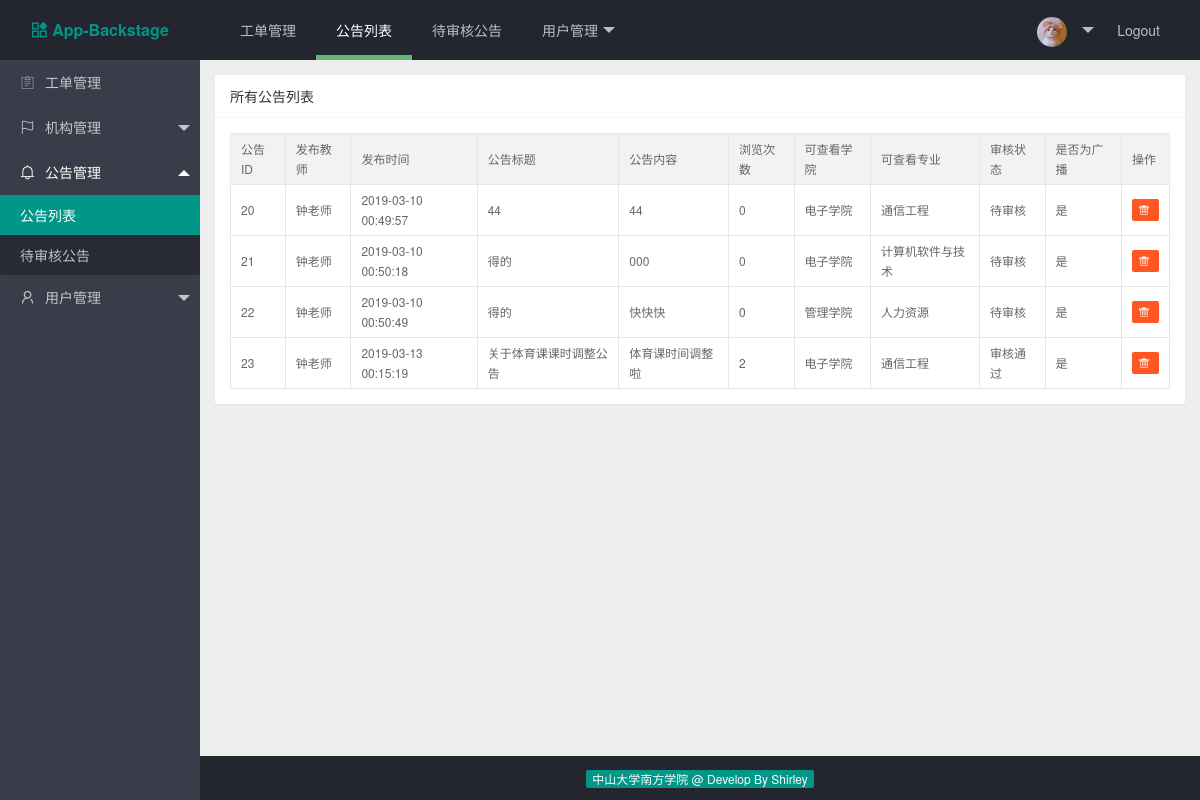
Page /index.php/web/nt_mgt/notice_list on the earlier database version.
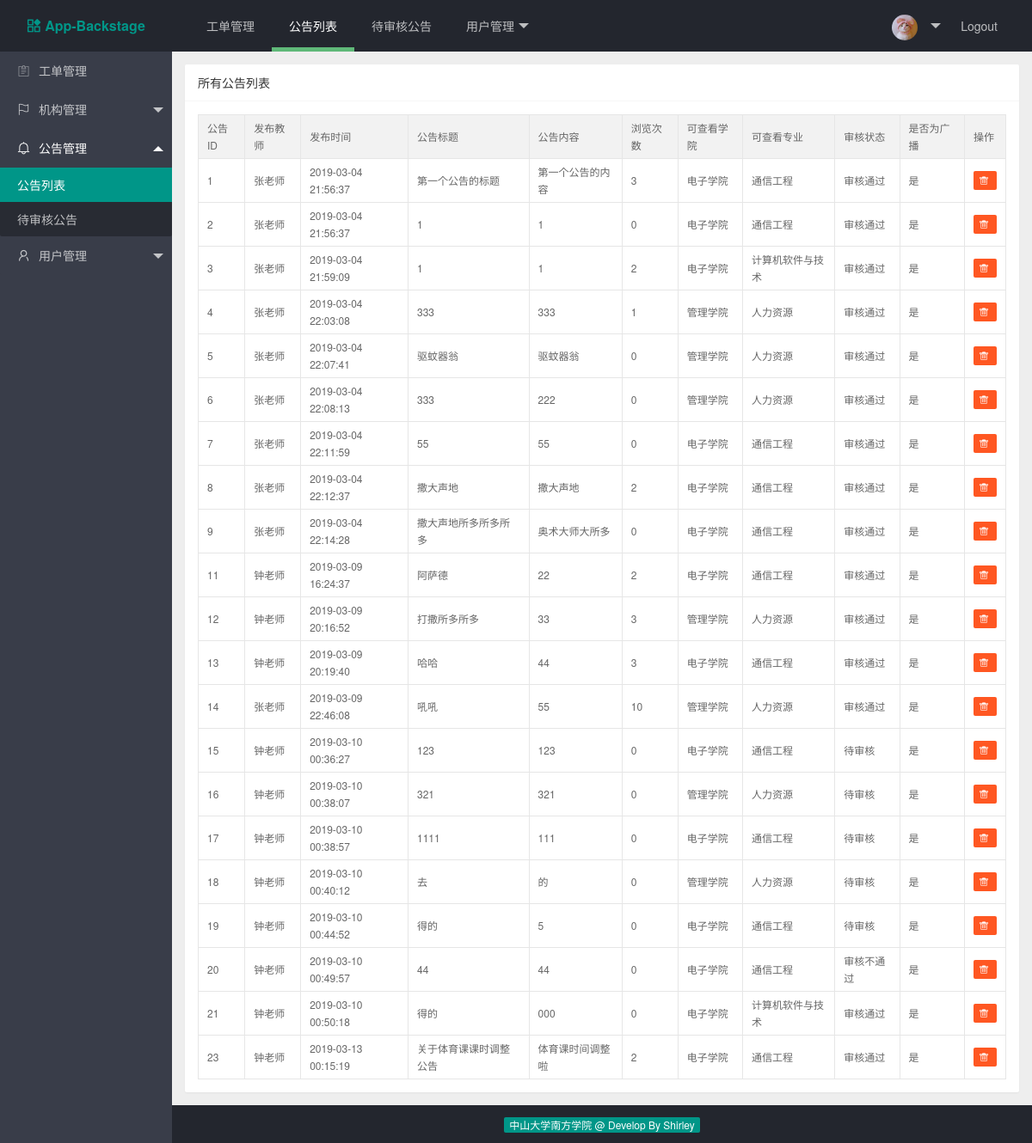
Same page on the later database version.
### tables this page shows
CREATE TABLE IF NOT EXISTS `notice_tb` (
  `notice_id` int(11) NOT NULL AUTO_INCREMENT COMMENT '公告ID',
  `notice_tea_id` int(11) NOT NULL COMMENT '发布公告教师的ID',
  `notice_time` datetime NOT NULL COMMENT '发布公告的时间',
  `notice_title` varchar(200) NOT NULL DEFAULT '0' COMMENT '公告标题',
  `notice_content` text NOT NULL COMMENT '公告内容',
  `notice_read_times` int(11) NOT NULL DEFAULT '0' COMMENT '公告被浏览次数',
  `college_id` int(11) NOT NULL COMMENT '可查看的学院ID',
  `major_id` int(11) NOT NULL COMMENT '可查看的专业ID',
  `notice_pass_review` int(11) NOT NULL COMMENT '是否通过审核',
  `notice_is_all` int(11) DEFAULT NULL COMMENT '是否发送至全校',
  PRIMARY KEY (`notice_id`)
);

CREATE TABLE IF NOT EXISTS `tea_user_tb` (
  `tea_id` bigint(20) NOT NULL AUTO_INCREMENT COMMENT '教师用户ID',
  `role_id` int(11) NOT NULL DEFAULT '0' COMMENT '角色ID',
  `tea_account` varchar(50) NOT NULL DEFAULT '0' COMMENT '工号，为登录账号',
  `tea_password` varchar(50) NOT NULL DEFAULT '0' COMMENT '登录密码',
  `tea_name` varchar(50) NOT NULL DEFAULT '0' COMMENT '教师姓名',
  `tea_spell` varchar(50) NOT NULL DEFAULT '0' COMMENT '姓名拼音',
  `tea_sex` varchar(50) NOT NULL DEFAULT '0' COMMENT '教师性别',
  `college_id` int(11) DEFAULT NULL COMMENT '学院ID',
  `major_id` int(11) DEFAULT NULL COMMENT '专业ID',
  `tea_phone` varchar(50) DEFAULT NULL COMMENT '电话',
  `tea_course` varchar(200) DEFAULT NULL COMMENT '所有教授课程，以逗号分隔',
  `tea_isInstructor` int(2) DEFAULT NULL COMMENT '是否为辅导员',
  PRIMARY KEY (`tea_id`)
);

CREATE TABLE IF NOT EXISTS `college_info_tb` (
  `college_id` int(11) NOT NULL AUTO_INCREMENT COMMENT '学院id',
  `college_name` varchar(200) NOT NULL COMMENT '学院名称',
  `college_icon` varchar(100) NOT NULL COMMENT '学院图标',
  `college_address` varchar(300) NOT NULL COMMENT '学院地址',
  `college_introduction` varchar(500) NOT NULL COMMENT '学院简介',
  PRIMARY KEY (`college_id`)
);

CREATE TABLE IF NOT EXISTS `major_info_tb` (
  `major_id` int(11) NOT NULL AUTO_INCREMENT COMMENT '专业id',
  `college_id` int(11) NOT NULL COMMENT '所属学院id',
  `major_name` varchar(50) NOT NULL COMMENT '专业名称',
  `major_introduction` varchar(300) NOT NULL COMMENT '专业简介',
  PRIMARY KEY (`major_id`)
);

### application/controllers/web/Notice.php (called while the page is built, shortened)
<?php
class Notice extends CI_Controller {
	public function view($page = 'notice')
	{
		$data['notice_list'] = $this->get_all_notice();
		$this->load->view('common/header');
		$this->load->view('common/navbar');
		$this->load->view('common/sidebar');
		$this->load->view('notice/notice', $data);
		$this->load->view('common/footer');
	}
	public function get_all_notice()
	{
		$this->load->model('web/notice_model');
		$res = $this->notice_model->get_all_notice();
		return $res;
	}
}

### index.php (called while the page is built, shortened)
<?php
require_once BASEPATH.'core/CodeIgniter.php';

### application/models/web/Notice_model.php (called while the page is built, shortened)
<?php
class Notice_model extends CI_Model {
    public static $table_name = 'notice_tb';
    public function get_all_notice()
    {
        $this->db->select('*');
        $this->db->join('college_info_tb','college_info_tb.college_id = notice_tb.college_id');
        $this->db->join('major_info_tb','major_info_tb.major_id = notice_tb.major_id');
        $this->db->join('tea_user_tb','tea_user_tb.tea_id = notice_tb.notice_tea_id');
        $query_res = $this->db->get(self::$table_name);
        return $query_res->result_array();
    }
}

### application/views/notice/notice.php (the view)
<div class="layui-body layui-bg-gray">
    <div style="padding: 15px;" id="notice_list">
        <div class="layui-card">
            <div class="layui-card-header">
                所有公告列表
            </div>
            <div class="layui-card-body">
                <table class="layui-table" lay-size="sm">
                    <colgroup>
                        <col>
                        <col>
                        <col>
                        <col>
                        <col>
                        <col>
                        <col>
                        <col>
                        <col>
                        <col>
                        <col>
                    </colgroup>
                    <thead>
                        <tr>
                            <th>公告ID</th>
                            <th>发布教师</th>
                            <th>发布时间</th>
                            <th>公告标题</th>
                            <th>公告内容</th>
                            <th>浏览次数</th>
                            <th>可查看学院</th>
                            <th>可查看专业</th>
                            <th>审核状态</th>
                            <th>是否为广播</th>
                            <th>操作</th>
                        </tr>
                    </thead>
                    <tbody>
                        <?php foreach ($notice_list as $notice):?>
                            <tr>
                                <td><?php echo $notice['notice_id'];?></td>
                                <td><?php echo $notice['tea_name'];?></td>
                                <td><?php echo $notice['notice_time'];?></td>
                                <td><?php echo $notice['notice_title'];?></td>
                                <td><?php echo $notice['notice_content'];?></td>
                                <td><?php echo $notice['notice_read_times'];?></td>
                                <td><?php echo $notice['college_name'];?></td>
                                <td><?php echo $notice['major_name'];?></td>
                                <td>
                                    <?php
                                        if ($notice['notice_pass_review'] === '0') {
                                            echo '待审核';
                                        } else if ($notice['notice_pass_review'] === '1') {
                                            echo '审核通过';
                                        } else {
                                            echo '审核不通过';
                                        }
                                    ?>
                                </td>
                                <td><?php echo $notice['notice_content'] === '0' ? '否' : '是';?></td>
                                <td>
                                    <a title="点击删除公告" href="<?php echo site_url('web/nt_mgt/delete_notice').'?notice_id='.$notice['notice_id']; ?>"
                                        class="layui-btn layui-btn-danger layui-btn-xs">
                                        <i class="layui-icon">&#xe640;</i>
                                    </a>
                                </td>
                            </tr>
                        <?php endforeach;?>
                    </tbody>
                </table>
            </div>
        </div>
    </div>
</div>

Differences in the rows shown:
removed notice_tb: notice_id "22", tea_user_tb.tea_name "钟老师", notice_time "2019-03-10 00:50:49", notice_title "得的", notice_content "快快快", notice_read_times "0", college.college_name "管理学院", major.major_name "人力资源", notice_pass_review "待审核", shows "是"
now on this page (row edited): notice_tb: notice_id "1", tea_user_tb.tea_name "张老师", notice_time "2019-03-04 21:56:37", notice_title "第一个公告的标题", notice_content "第一个公告的内容", notice_read_times "3", college.college_name "电子学院", major.major_name "通信工程", notice_pass_review "审核通过", shows "是"
now on this page (row edited): notice_tb: notice_id "2", tea_user_tb.tea_name "张老师", notice_time "2019-03-04 21:56:37", notice_title "1", notice_content "1", notice_read_times "0", college.college_name "电子学院", major.major_name "通信工程", notice_pass_review "审核通过", shows "是"
now on this page (row edited): notice_tb: notice_id "3", tea_user_tb.tea_name "张老师", notice_time "2019-03-04 21:59:09", notice_title "1", notice_content "1", notice_read_times "2", college.college_name "电子学院", major.major_name "计算机软件与技术", notice_pass_review "审核通过", shows "是"
now on this page (row edited): notice_tb: notice_id "4", tea_user_tb.tea_name "张老师", notice_time "2019-03-04 22:03:08", notice_title "333", notice_content "333", notice_read_times "1", college.college_name "管理学院", major.major_name "人力资源", notice_pass_review "审核通过", shows "是"
now on this page (row edited): notice_tb: notice_id "5", tea_user_tb.tea_name "张老师", notice_time "2019-03-04 22:07:41", notice_title "驱蚊器翁", notice_content "驱蚊器翁", notice_read_times "0", college.college_name "管理学院", major.major_name "人力资源", notice_pass_review "审核通过", shows "是"
now on this page (row edited): notice_tb: notice_id "6", tea_user_tb.tea_name "张老师", notice_time "2019-03-04 22:08:13", notice_title "333", notice_content "222", notice_read_times "0", college.college_name "管理学院", major.major_name "人力资源", notice_pass_review "审核通过", shows "是"
now on this page (row edited): notice_tb: notice_id "7", tea_user_tb.tea_name "张老师", notice_time "2019-03-04 22:11:59", notice_title "55", notice_content "55", notice_read_times "0", college.college_name "电子学院", major.major_name "通信工程", notice_pass_review "审核通过", shows "是"
now on this page (row edited): notice_tb: notice_id "8", tea_user_tb.tea_name "张老师", notice_time "2019-03-04 22:12:37", notice_title "撒大声地", notice_content "撒大声地", notice_read_times "2", college.college_name "电子学院", major.major_name "通信工程", notice_pass_review "审核通过", shows "是"
now on this page (row edited): notice_tb: notice_id "9", tea_user_tb.tea_name "张老师", notice_time "2019-03-04 22:14:28", notice_title "撒大声地所多所多所多", notice_content "奥术大师大所多", notice_read_times "0", college.college_name "电子学院", major.major_name "通信工程", notice_pass_review "审核通过", shows "是"
now on this page (row edited): notice_tb: notice_id "11", tea_user_tb.tea_name "钟老师", notice_time "2019-03-09 16:24:37", notice_title "阿萨德", notice_content "22", notice_read_times "2", college.college_name "电子学院", major.major_name "通信工程", notice_pass_review "审核通过", shows "是"
now on this page (row edited): notice_tb: notice_id "12", tea_user_tb.tea_name "钟老师", notice_time "2019-03-09 20:16:52", notice_title "打撒所多所多", notice_content "33", notice_read_times "3", college.college_name "管理学院", major.major_name "人力资源", notice_pass_review "审核通过", shows "是"
now on this page (row edited): notice_tb: notice_id "13", tea_user_tb.tea_name "钟老师", notice_time "2019-03-09 20:19:40", notice_title "哈哈", notice_content "44", notice_read_times "3", college.college_name "电子学院", major.major_name "通信工程", notice_pass_review "审核通过", shows "是"
now on this page (row edited): notice_tb: notice_id "14", tea_user_tb.tea_name "张老师", notice_time "2019-03-09 22:46:08", notice_title "吼吼", notice_content "55", notice_read_times "10", college.college_name "管理学院", major.major_name "人力资源", notice_pass_review "审核通过", shows "是"
now on this page (row edited): notice_tb: notice_id "15", tea_user_tb.tea_name "钟老师", notice_time "2019-03-10 00:36:27", notice_title "123", notice_content "123", notice_read_times "0", college.college_name "电子学院", major.major_name "通信工程", notice_pass_review "待审核", shows "是"
now on this page (row edited): notice_tb: notice_id "16", tea_user_tb.tea_name "钟老师", notice_time "2019-03-10 00:38:07", notice_title "321", notice_content "321", notice_read_times "0", college.college_name "管理学院", major.major_name "人力资源", notice_pass_review "待审核", shows "是"
now on this page (row edited): notice_tb: notice_id "17", tea_user_tb.tea_name "钟老师", notice_time "2019-03-10 00:38:57", notice_title "1111", notice_content "111", notice_read_times "0", college.college_name "电子学院", major.major_name "通信工程", notice_pass_review "待审核", shows "是"
now on this page (row edited): notice_tb: notice_id "18", tea_user_tb.tea_name "钟老师", notice_time "2019-03-10 00:40:12", notice_title "去", notice_content "的", notice_read_times "0", college.college_name "管理学院", major.major_name "人力资源", notice_pass_review "待审核", shows "是"
now on this page (row edited): notice_tb: notice_id "19", tea_user_tb.tea_name "钟老师", notice_time "2019-03-10 00:44:52", notice_title "得的", notice_content "5", notice_read_times "0", college.college_name "电子学院", major.major_name "通信工程", notice_pass_review "待审核", shows "是"
changed notice_tb id 20: notice_pass_review "待审核" → "审核不通过"
changed notice_tb id 21: notice_pass_review "待审核" → "审核通过"
